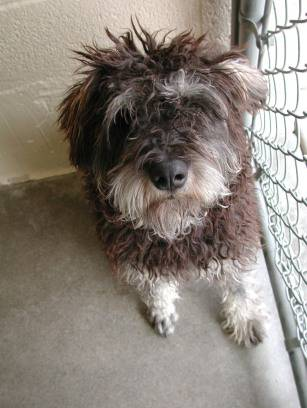
#> input picture Deep_Nerual_Network/datasets/train/dogs/dogs_00028.jpg, 307 x 408 px; its folder holds only this picture in this run
$ jupyter execute --allow-errors Deep_Neural_Network.ipynb
#> lines starting #> are read from the running program, lines starting #| are printed output that depends on the picture
[cell 1]
import numpy as np
import h5py
import matplotlib.pyplot as plt
import copy

[cell 2]
# [4 lines left out: function sigmoid, not called in this run]

[cell 3]
# [5 lines left out: function sigmoid_backward, not called in this run]

[cell 4]
# [6 lines left out: function relu_backward, not called in this run]

[cell 5]
# [4 lines left out: function relu, not called in this run]

[cell 6]
# [12 lines left out: function initialize_parameters, not called in this run]

[cell 7]
# [13 lines left out: function initialize_parameters_deep, not called in this run]

[cell 8]
# [5 lines left out: function linear_forward, not called in this run]

[cell 9]
# [11 lines left out: function linear_activation_forward, not called in this run]

[cell 10]
# [16 lines left out: function L_model_forward, not called in this run]

[cell 11]
# [6 lines left out: function compute_cost, not called in this run]

[cell 12]
# [8 lines left out: function linear_backward, not called in this run]

[cell 13]
# [10 lines left out: function linear_activation_backward, not called in this run]

[cell 14]
# [19 lines left out: function L_model_backward, not called in this run]

[cell 15]
# [7 lines left out: function update_parameters, not called in this run]

[cell 16]
# [15 lines left out: function L_layer_model, not called in this run]

[cell 17]
# [9 lines left out: function predict, not called in this run]

[cell 18]
import cv2
import os

def load_and_preprocess_data(folder_path, label, image_size=(64, 64)):
#> called with folder_path = 'datasets/train/dogs', label = 1, image_size = (64, 64)
    X = []
    Y = []
    for filename in os.listdir(folder_path):
        img_path = os.path.join(folder_path, filename)
        img = cv2.imread(img_path)
#> img is the input picture: shape (408, 307, 3); mean B, G, R 122.7, 131.1, 139.2
        if img is not None:
            img = cv2.cvtColor(img, cv2.COLOR_BGR2RGB)
            img = cv2.resize(img, image_size)
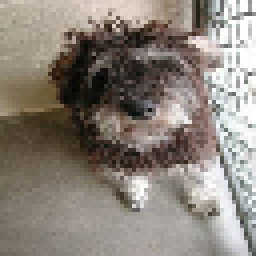
#> img: shape (64, 64, 3) (shown 4 times larger); mean R, G, B 138.7, 130.6, 122.2
            X.append(img)
            Y.append(label)

    return X, Y

print("Loading data.....")
X_train_dogs, Y_train_dogs = load_and_preprocess_data('datasets/train/dogs', 1)
#> X_train_dogs = 1 item; Y_train_dogs = [1]
#> (the rest of this cell did not finish here and is left out)

X_test_dogs, Y_test_dogs = load_and_preprocess_data('datasets/test/dogs', 1)
X_test_cats, Y_test_cats = load_and_preprocess_data('datasets/test/cats', 0)
X_train_raw = np.array(X_train_dogs + X_train_cats)
Y_train= np.array(Y_train_dogs + Y_train_cats).reshape(1, -1)

X_test_raw = np.array(X_test_dogs + X_test_cats)
Y_test = np.array(Y_test_dogs + Y_test_cats).reshape(1, -1)

X_train = (X_train_raw.reshape(X_train_raw.shape[0], -1).T) / 255
X_test = (X_test_raw.reshape(X_test_raw.shape[0], -1).T) / 255


$ run again, on Deep_Nerual_Network/datasets/train/dogs/dogs_00208.jpg
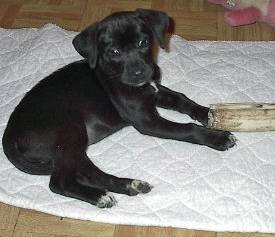
#> input picture Deep_Nerual_Network/datasets/train/dogs/dogs_00208.jpg, 275 x 237 px
#> in load_and_preprocess_data, img is the input picture: shape (237, 275, 3); mean B, G, R 124.4, 129.9, 133.3
#> in load_and_preprocess_data, `img = cv2.resize(img, image_size)`:
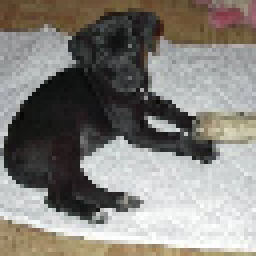
#> img: shape (64, 64, 3) (shown 4 times larger); mean R, G, B 133.2, 129.8, 124.3
#> X_train_dogs = 1 item; Y_train_dogs = [1]

$ run again, on Deep_Nerual_Network/datasets/train/dogs/dogs_00216.jpg
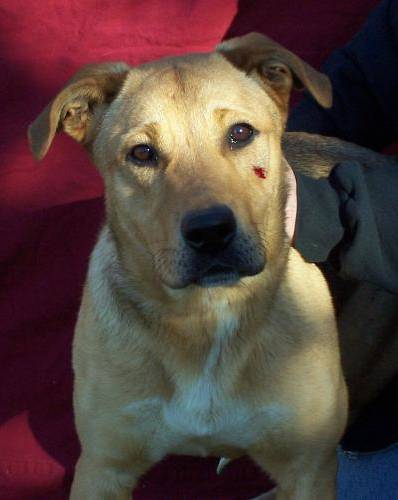
#> input picture Deep_Nerual_Network/datasets/train/dogs/dogs_00216.jpg, 398 x 500 px
#> in load_and_preprocess_data, img is the input picture: shape (500, 398, 3); mean B, G, R 60.9, 65.2, 85.6
#> in load_and_preprocess_data, `img = cv2.resize(img, image_size)`:
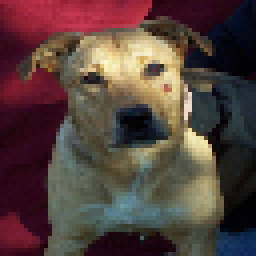
#> img: shape (64, 64, 3) (shown 4 times larger); mean R, G, B 85.5, 65.1, 60.9
#> X_train_dogs = 1 item; Y_train_dogs = [1]

$ run again, on Deep_Nerual_Network/datasets/train/dogs/dogs_00224.jpg
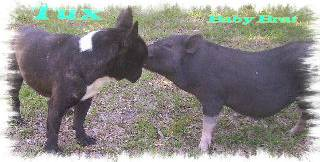
#> input picture Deep_Nerual_Network/datasets/train/dogs/dogs_00224.jpg, 320 x 162 px
#> in load_and_preprocess_data, img is the input picture: shape (162, 320, 3); mean B, G, R 134.1, 136.5, 139.2
#> in load_and_preprocess_data, `img = cv2.resize(img, image_size)`:
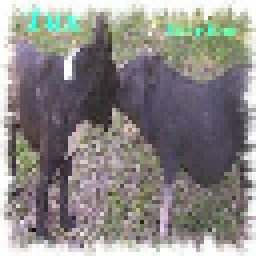
#> img: shape (64, 64, 3) (shown 4 times larger); mean R, G, B 138.8, 136.1, 133.6
#> X_train_dogs = 1 item; Y_train_dogs = [1]

$ run again, on Deep_Nerual_Network/datasets/train/dogs/dogs_00038.jpg
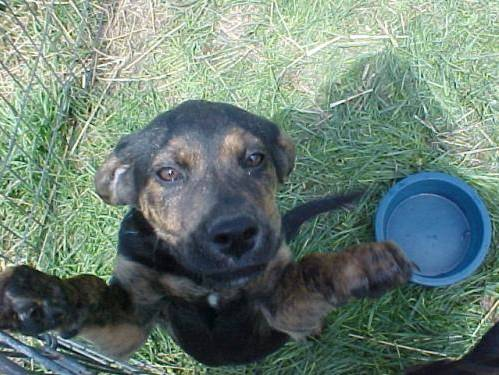
#> input picture Deep_Nerual_Network/datasets/train/dogs/dogs_00038.jpg, 499 x 375 px
#> in load_and_preprocess_data, img is the input picture: shape (375, 499, 3); mean B, G, R 117.6, 127.3, 107.5
#> in load_and_preprocess_data, `img = cv2.resize(img, image_size)`:
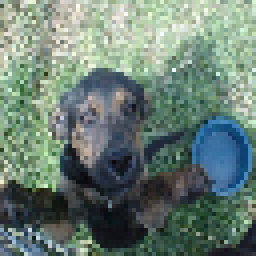
#> img: shape (64, 64, 3) (shown 4 times larger); mean R, G, B 106.7, 126.5, 116.8
#> X_train_dogs = 1 item; Y_train_dogs = [1]
